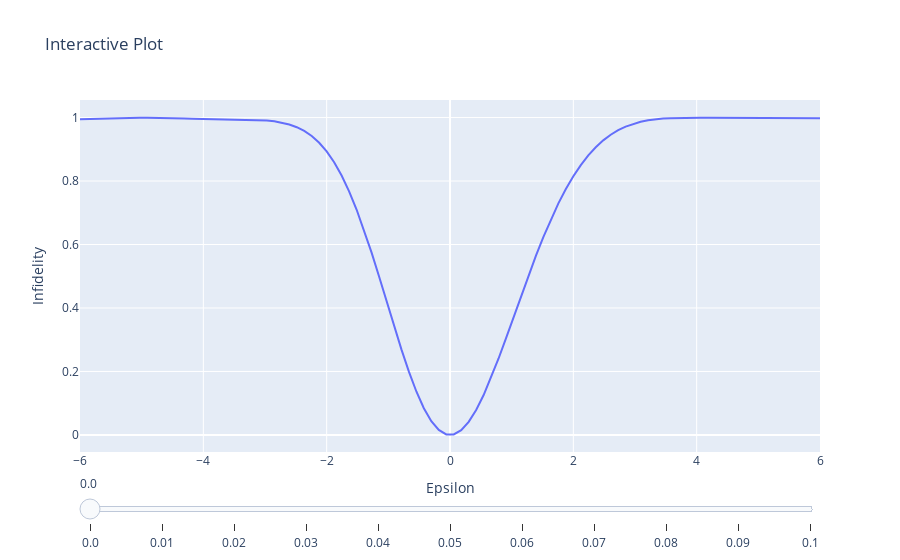

Notebook cell for this chart:
### Code cell
# Assuming data is your 2D numpy array
data = infidelities  # Replace this with your actual data

# Create steps for the slider, one for each slice along parameter 2
steps = []
for i in range(data.shape[1]):
    step = dict(
        method="restyle",
        args=[{"y": [data[:, i]]}],
        label=str(solution.times[i])
    )
    steps.append(step)

# Create an initial plot for the first slice of data along parameter 2
fig = go.Figure(
    data=[go.Scatter(x=epsilons,y=data[:, 0])],
    layout=go.Layout(
        title="Interactive Plot",
        xaxis_title="Epsilon",
        yaxis_title="Infidelity",
        sliders=[dict(
            active=0,
            pad={"t": 20},
            steps=steps
        )],
        # yaxis_range=[0,1]
    )
)

# Display the interactive plot
fig.show()
